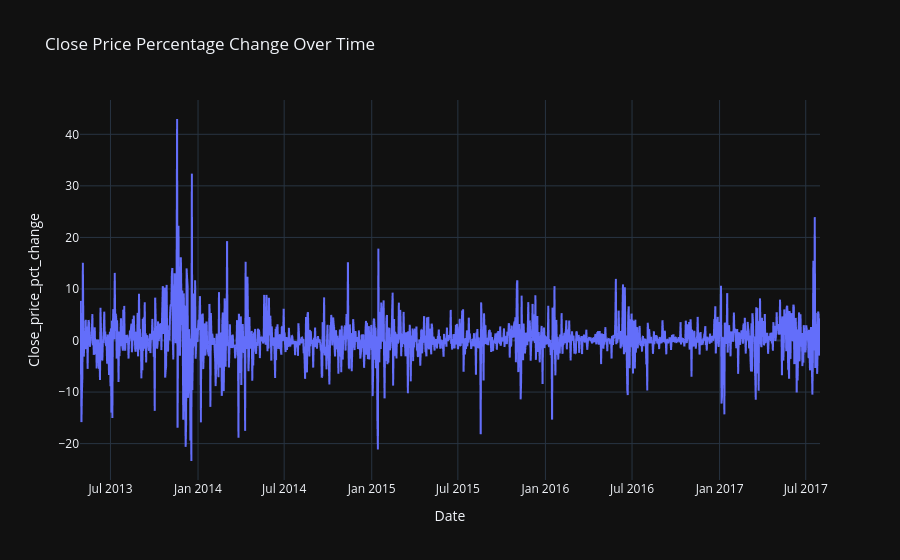

Source (notebook cell):
### Code cell
import plotly.express as px
 
fig = px.line(
    data, 
    x=data.index, 
    y='Close_price_pct_change', 
    title='Close Price Percentage Change Over Time'
)
 
fig.update_layout(template='plotly_dark')
fig.show()

### Figure 1 — Plotly figure (JSON) as saved in the notebook; plotly's stock layout.template omitted (floating-point values rounded to 4 significant figures; data arrays with more than 128 entries replaced by an {"elided": "..."} marker saying what was removed)
{"data": [{"hovertemplate": "Date=%{x}<br>Close_price_pct_change=%{y}<extra></extra>", "legendgroup": "", "line": {"color": "#636efa", "dash": "solid"}, "marker": {"symbol": "circle"}, "mode": "lines", "name": "", "showlegend": false, "type": "scattergl", "x": {"elided": "1556 str values"}, "xaxis": "x", "y": {"elided": "1556 float values"}, "yaxis": "y"}], "layout": {"legend": {"tracegroupgap": 0}, "title": {"text": "Close Price Percentage Change Over Time"}, "xaxis": {"anchor": "y", "domain": [0, 1], "title": {"text": "Date"}}, "yaxis": {"anchor": "x", "domain": [0, 1], "title": {"text": "Close_price_pct_change"}}}}
